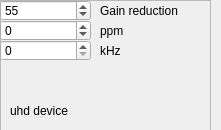
<?xml version="1.0" encoding="UTF-8"?>
<ui version="4.0">
 <class>uhdWidget</class>
 <widget class="QWidget" name="uhdWidget">
  <property name="geometry">
   <rect>
    <x>0</x>
    <y>0</y>
    <width>221</width>
    <height>130</height>
   </rect>
  </property>
  <property name="windowTitle">
   <string>Form</string>
  </property>
  <widget class="QFrame" name="frame">
   <property name="geometry">
    <rect>
     <x>0</x>
     <y>0</y>
     <width>211</width>
     <height>221</height>
    </rect>
   </property>
   <property name="frameShape">
    <enum>QFrame::StyledPanel</enum>
   </property>
   <property name="frameShadow">
    <enum>QFrame::Raised</enum>
   </property>
   <widget class="QLabel" name="label">
    <property name="geometry">
     <rect>
      <x>10</x>
      <y>100</y>
      <width>101</width>
      <height>21</height>
     </rect>
    </property>
    <property name="text">
     <string>uhd device</string>
    </property>
   </widget>
   <widget class="QSpinBox" name="externalGain">
    <property name="geometry">
     <rect>
      <x>0</x>
      <y>0</y>
      <width>91</width>
      <height>21</height>
     </rect>
    </property>
    <property name="maximum">
     <number>103</number>
    </property>
    <property name="value">
     <number>55</number>
    </property>
   </widget>
   <widget class="QSpinBox" name="f_correction">
    <property name="geometry">
     <rect>
      <x>0</x>
      <y>20</y>
      <width>91</width>
      <height>21</height>
     </rect>
    </property>
    <property name="minimum">
     <number>-100</number>
    </property>
    <property name="maximum">
     <number>100</number>
    </property>
   </widget>
   <widget class="QSpinBox" name="KhzOffset">
    <property name="geometry">
     <rect>
      <x>0</x>
      <y>40</y>
      <width>91</width>
      <height>21</height>
     </rect>
    </property>
    <property name="maximum">
     <number>1000000</number>
    </property>
   </widget>
   <widget class="QLabel" name="label_3">
    <property name="geometry">
     <rect>
      <x>100</x>
      <y>40</y>
      <width>41</width>
      <height>21</height>
     </rect>
    </property>
    <property name="text">
     <string>kHz</string>
    </property>
   </widget>
   <widget class="QLabel" name="label_4">
    <property name="geometry">
     <rect>
      <x>100</x>
      <y>20</y>
      <width>51</width>
      <height>21</height>
     </rect>
    </property>
    <property name="text">
     <string>ppm</string>
    </property>
   </widget>
   <widget class="QLabel" name="label_5">
    <property name="geometry">
     <rect>
      <x>100</x>
      <y>0</y>
      <width>101</width>
      <height>21</height>
     </rect>
    </property>
    <property name="text">
     <string>Gain reduction</string>
    </property>
   </widget>
   <widget class="QLabel" name="statusLabel">
    <property name="geometry">
     <rect>
      <x>16</x>
      <y>180</y>
      <width>121</width>
      <height>21</height>
     </rect>
    </property>
    <property name="text">
     <string/>
    </property>
   </widget>
  </widget>
 </widget>
 <resources/>
 <connections/>
</ui>
